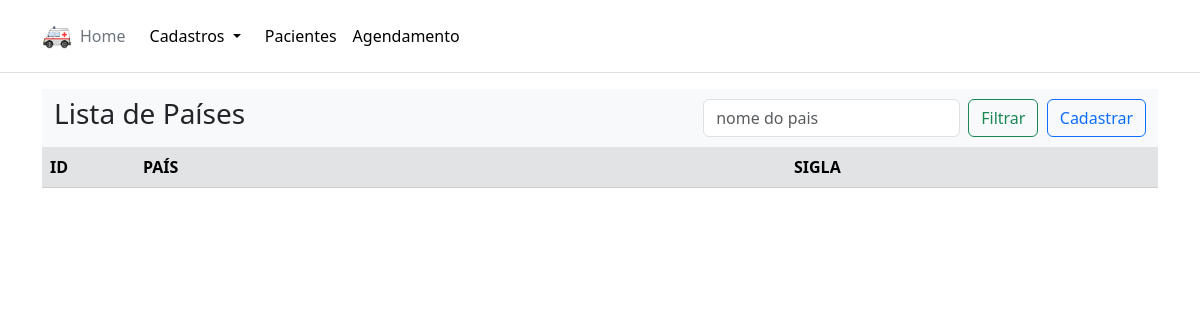
The app's page /paises, older data.
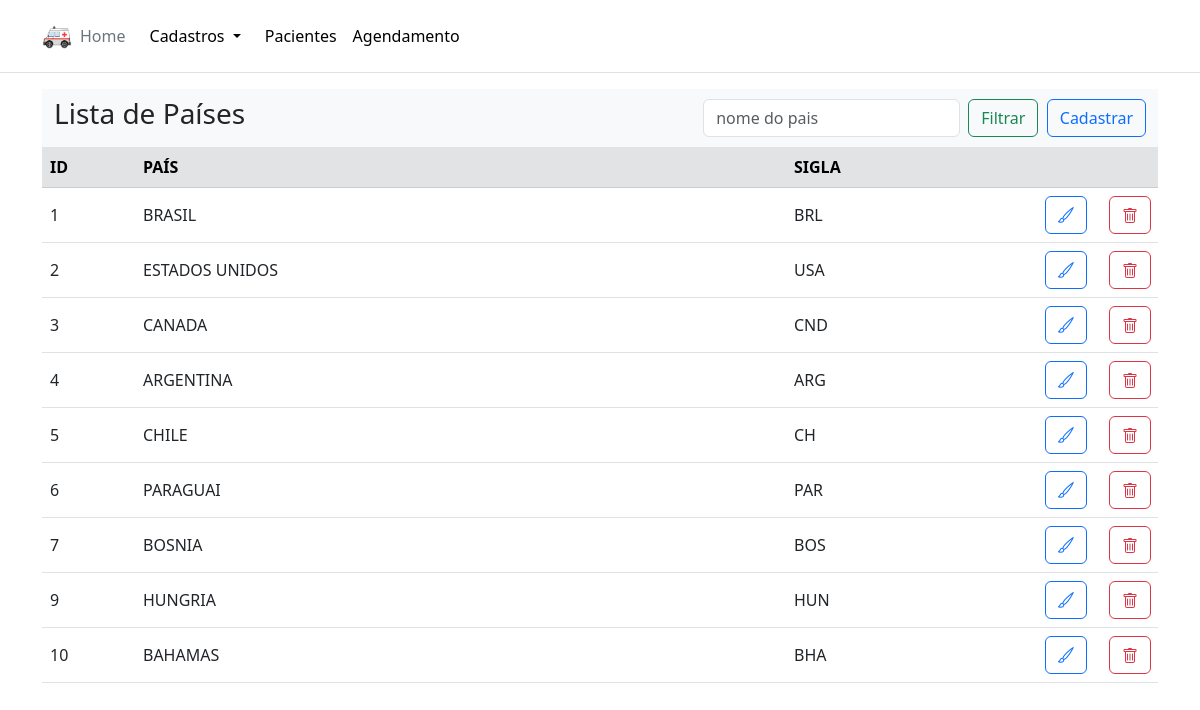
The same page, newer data.
### models.py (models this page shows, shortened)
class Pais (Base):
    __tablename__ = "PAIS"
    pais_id = Column(INTEGER, primary_key=True)
    nome = Column(TEXT(250))
    sigla = Column(TEXT(3))

### app.py (the view)
@app.route("/paises")
def paises():
    nome = request.args.get('nome', default = '', type = str)
    if nome == '':
        paises = session.query(Pais).all()
    else:
        paises = session.query(Pais).filter(ilike_op(Pais.nome,f'%{nome}%')).all()
    return render_template('paises.html',paises=paises)

### templates/paises.html (shortened to what this page needs)
{% extends 'base.html' %}
{% block content %}
    <nav class="navbar navbar-expand-lg bg-body-tertiary">
        <div class="container-fluid">
        <div class="collapse navbar-collapse" id="navbarSupportedContent">
            <h3>Lista de Países</h3>
            <form class="d-flex" role="search">
            <input class="form-control me-2" id="nome" name="nome" type="search" placeholder="nome do pais" aria-label="Search">
            <button class="btn btn-outline-success" type="submit">Filtrar</button>
            </form>
            <a class="btn btn-outline-primary d-inline-flex align-items-center" href="/paises/novo" role="button">Cadastrar</a>
        </div>
        </div>
    </nav>
    <table class="table table-hover">
        <thead>
            <tr class="table-secondary">
                <th class="col-1">ID</th>
                <th class="col-7">PAÍS</th>
                <th class="col-2">SIGLA</th>
                <th class="col-2"></th>
        </thead>
        <tbody>
        {% for pais in paises %}
            <tr>
                <td class="col-1 align-middle">{{ pais['pais_id'] }}</td>
                <td class="col-7 align-middle">{{ pais['nome'] }}</td>
                <td class="col-2 align-middle">{{ pais['sigla'] }}</td>
                <td class="col-1 align-middle">
                    <div class="row buttons justify-content-end">
                        <div class="col-2">
                            <a class="btn btn-outline-primary" href="/paises/editar/{{pais['pais_id']}}">
                                <i class="bi bi-brush"></i>
                            </a>
                        </div>
                        <div class="col-2"></div>
                        <div class="col-2">
                            <button type="button" class="btn btn-outline-danger" data-bs-toggle="modal" data-bs-target="#staticBackdrop">
                            </button>
                        </div>
                        <div class="col-2"></div>
                    </div>
                </td>
            </tr>
        {% endfor %}
        </tbody>
    </table>
{% endblock %}

### templates/base.html (shortened to what this page needs)
<!doctype html>
<html lang="en">
    <head>
        <link href="https://cdn.jsdelivr.net/npm/bootstrap@5.3.0-alpha3/dist/css/bootstrap.min.css" rel="stylesheet">
        <link rel="stylesheet" href="https://cdn.jsdelivr.net/npm/bootstrap-icons@1.7.2/font/bootstrap-icons.css">
        <link rel="stylesheet" href="https://unpkg.com/bootstrap-table@1.21.4/dist/bootstrap-table.min.css">
        <link rel="stylesheet" href="/static/css/style.css">
        <link href="https://unpkg.com/bootstrap-table@1.21.4/dist/bootstrap-table.min.css" rel="stylesheet">
    </head>
    <body>
        <header class="p-3 mb-3 border-bottom">
            <div class="container">
                <div class="d-flex flex-wrap align-items-center justify-content-center justify-content-lg-start">
                    <a class="navbar-brand" href="/">
                        <img src="/static/images/ambulance.png" alt="Inte" width="30" height="24">
                    </a>
                    <ul class="nav col-12 col-lg-auto me-lg-auto mb-2 justify-content-center mb-md-0">
                        <li><a href="/" class="nav-link px-2 text-secondary">Home</a></li>
                        <li class="nav-item dropdown">
                            <a class="nav-link dropdown-toggle link-body-emphasis" href="#" role="button" data-bs-toggle="dropdown" aria-expanded="false">
                                Cadastros
                            </a>
                          </li>
                        <li><a href="/pacientes" class="nav-link px-2 link-body-emphasis">Pacientes</a></li>
                        <li><a href="/agendamentos" class="nav-link px-2 link-body-emphasis">Agendamento</a></li>
                    </ul>
                </div>
            </div>
        </header>
        <div class="container">
            {% block content %} {% endblock %}
        </div>
    </body>
</html>

Row changes from the older to the newer data that the page shows:
added Pais: pais_id "1", nome "BRASIL", sigla "BRL"
added Pais: pais_id "2", nome "ESTADOS UNIDOS", sigla "USA"
added Pais: pais_id "3", nome "CANADA", sigla "CND"
added Pais: pais_id "4", nome "ARGENTINA", sigla "ARG"
added Pais: pais_id "5", nome "CHILE", sigla "CH"
added Pais: pais_id "6", nome "PARAGUAI", sigla "PAR"
added Pais: pais_id "7", nome "BOSNIA", sigla "BOS"
added Pais: pais_id "9", nome "HUNGRIA", sigla "HUN"
added Pais: pais_id "10", nome "BAHAMAS", sigla "BHA"
